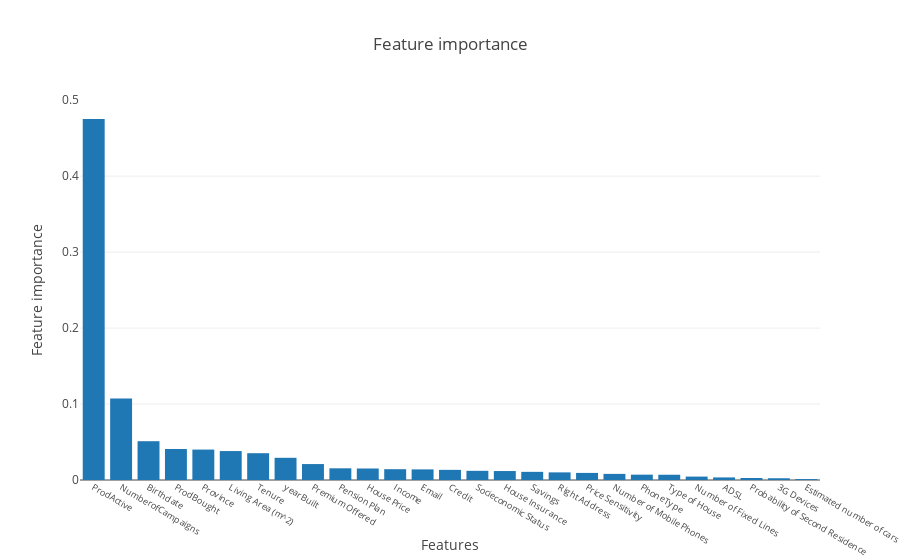

The notebook cell saved with this chart:
### Code cell
dp = [
    # Chart
    go.Bar(
        x=feature_importance.index,
        y=feature_importance.values,
        name='Feature importance')
    ]

layout = go.Layout(
        barmode='group',
        title='Feature importance',
        yaxis=dict(title='Feature importance'),
        xaxis=dict(title='Features',         
                    tickfont=dict(size=9,),
                  ),
    )

fig = go.Figure(data=dp, layout=layout)
iplot(fig)

### Figure 1 — Plotly figure (JSON) as saved in the notebook; plotly's stock layout.template omitted (floating-point values rounded to 4 significant figures)
{"data": [{"name": "Feature importance", "type": "bar", "x": ["ProdActive", "NumberofCampaigns", "Birthdate", "ProdBought", "Province", "Living Area (m^2)", "Tenure", "yearBuilt", "Premium Offered", "Pension Plan", "House Price", "Income", "Email", "Credit", "Socieconomic Status", "House Insurance", "Savings", "Right Address", "Price Sensitivity", "Number of Mobile Phones", "PhoneType", "Type of House", "Number of Fixed Lines", "ADSL", "Probability of Second Residence", "3G Devices", "Estimated number of cars"], "y": [0.4752, 0.1072, 0.05107, 0.04078, 0.04005, 0.0381, 0.03528, 0.02922, 0.02098, 0.01539, 0.01514, 0.01423, 0.01397, 0.01334, 0.01208, 0.0118, 0.01073, 0.01004, 0.009321, 0.008057, 0.007029, 0.006927, 0.004485, 0.003391, 0.002659, 0.002306, 0.001209]}], "layout": {"barmode": "group", "title": "Feature importance", "xaxis": {"tickfont": {"size": 9}, "title": "Features"}, "yaxis": {"title": "Feature importance"}}}
